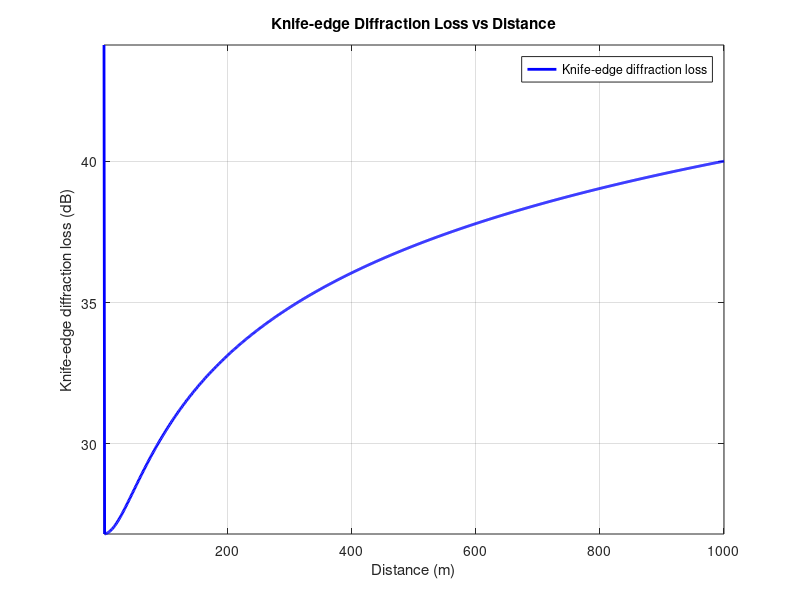

This figure's MATLAB source:
function knife_edge_diffraction_plot()
    % Parameters
    d = 1:1000; % Distance between transmitter and receiver (meters)
    lambda = 0.1; % Wavelength (meters)
    h_t = 50; % Height of transmitter antenna (meters)
    h_r = 2; % Height of receiver antenna (meters)
    
    % Fresnel distance
    D = sqrt((h_t - h_r)^2 + d.^2);
    F = sqrt((d .* D) ./ (lambda * d));
    
    % Knife-edge diffraction loss calculation
    A = zeros(size(d));
    A(h_t > h_r) = 17.3;
    A(h_t <= h_r) = 6.9;
    
    % Loss in dB
    L = 20 * log10(F) + A;
    
    % Plot
    figure;
    plot(d, L, 'b', 'LineWidth', 2);
    xlabel('Distance (m)');
    ylabel('Knife-edge diffraction loss (dB)');
    title('Knife-edge Diffraction Loss vs Distance');
    grid on;
    xlim([min(d), max(d)]);
    ylim([min(L), max(L)]);
    legend('Knife-edge diffraction loss');
end

% Call the function to generate the plot
knife_edge_diffraction_plot();
